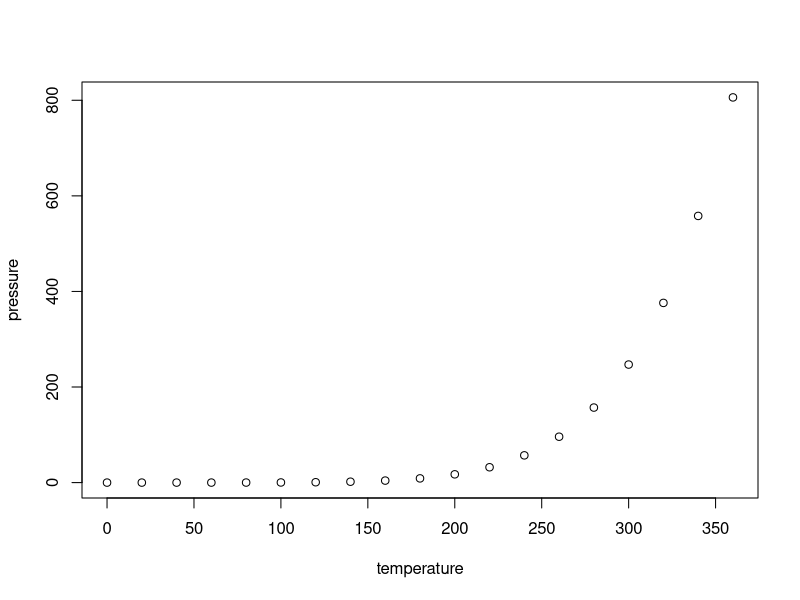
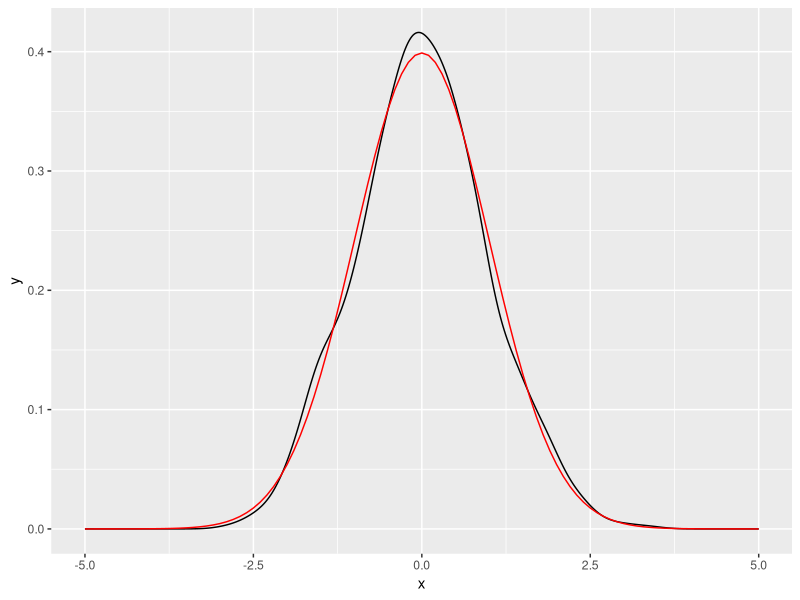

The R source for these figures, in order:
## ---- chunk 1
knitr::opts_chunk$set(cache=TRUE)
knitr::opts_chunk$set(fig.path='figs/')
knitr::opts_chunk$set(cache.path='cache/')

knitr::opts_chunk$set(
                  fig.process = function(x) {
                      x2 = sub('-\\d+([.][a-z]+)$', '\\1', x)
                      if (file.rename(x, x2)) x2 else x
                      }
                  )
## ---- chunk 2
summary(cars)
## ---- chunk 3
plot(pressure)
## ---- chunk 4
library(ggplot2)
df <- data.frame(x = rnorm(1000))
x <- df$x
base <- ggplot(df, aes(x)) + geom_density()  + scale_x_continuous(limits = c(-5, 5))
base + stat_function(fun = dnorm, colour = "red")
